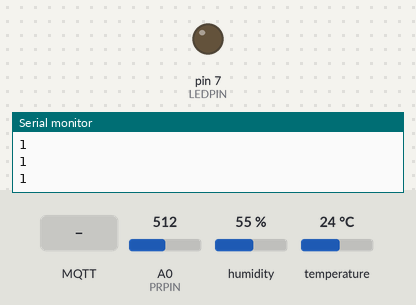
The sketch below on a simulated Arduino Uno, built for the host (arithmetic inside an expression is 32-bit, double 64-bit). Parts: output pins drawn as LEDs (lit = HIGH), the last lines printed to the serial monitor. The inputs (shaded band) are chosen by the test bench; at power-on: A0 (PRPIN) = 512, humidity 55 %, temperature 24 °C. WiFi joins after 1.5 s; servers stay silent unless stated; no MQTT or app messages arrive unless stated.

Above: at 4.7 s.
4.8 s: MQTT message "switch" arrives on the first subscribed topic
At 6.8 s:
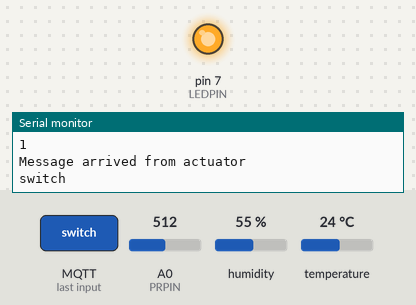
7.1 s: MQTT message "on" arrives on the first subscribed topic
9.2 s: MQTT message "off" arrives on the first subscribed topic
Timing chart, 0 to 12.2 s (numbered marks = the images above; inputs shaded):
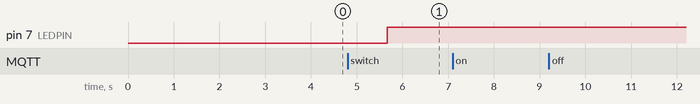

Measured:
- after the input at 4.8 s, pin 7 (LEDPIN): LOW → HIGH after 0.87 s

The sketch:

IoT_sensors_led.ino
```cpp
//// LIBRARIES
#include <DHT.h>
#include <SPI.h>
#include <PubSubClient.h>
#include <Ethernet.h>
#include <Wire.h>

////SENSORS
// DHT22 - temperature and humidity
#define DHTPIN 2            //Data Pin
#define DHTTYPE DHT22       // DHT 22  (AM2302)
DHT dht(DHTPIN, DHTTYPE);

// photoresistance
int PRPIN = A0;


//// ACTUATORS
// led
int LEDPIN = 7;
int state = 0;


//// SERVER
// MQTT connection
#define MQTT_SERVER "m23.cloudmqtt.com"       //MQTT Server
#define MQTT_TOPIC "arduino"                   //TOPIC to Publish
const char* mqttUser = "fhuaqwke";
const char* mqttPassword = "CqSslASh3VrS";

//Ethernet Shield Setup - Start.
byte mac[] = {
  0xDE, 0xAD, 0xBE, 0xEF, 0xFE, 0xED
};
//IPAddress ip(192, 168, 220, 24);       // IP address of the arduino
IPAddress server (34, 249, 42, 33); // IP address of the mqtt server


//Setting up mqtt client
EthernetClient ethClient;
PubSubClient client(ethClient);


void setup() {

  // Open serial communications and wait for port to open:
  Serial.begin(9600);

  // initialize DHT
  Serial.println("DHT22 Initailzied");
  dht.begin();

  // initialize led
  pinMode(LEDPIN, OUTPUT);
  digitalWrite(LEDPIN, LOW);

  // initialize RGB LED
  /*pinMode(RED, OUTPUT);
  pinMode(GREEN, OUTPUT);
  pinMode(BLUE, OUTPUT);
  digitalWrite(RED, LOW);
  digitalWrite(GREEN, LOW);
  digitalWrite(BLUE, LOW);*/

  //initialize MQTTserver
  Serial.println("Setting up server");
  Ethernet.begin(mac);
  delay(2000);

  Serial.println("Setting up server");
  client.setServer(server,17980);
  client.setCallback(callback);
  MQTT_connect();

  //subscribe
  boolean action = client.subscribe("actuator",1);
}


void loop() {

// DHT22 - temperature and humidity
  // humidity rate
  float hum = dht.readHumidity();
  // temperature (°C)
  float temp = dht.readTemperature();
  // temperature (°F)
  float f = dht.readTemperature(true);

  // Stop the program if no value returned by the sensor
  if (isnan(hum) || isnan(temp)) {
    Serial.println("Failed to read from DHT22 sensor");
    return;
  }

  // perceived temperature
  float hi = dht.computeHeatIndex(f, hum);
  hi = dht.convertFtoC(hi);

// reading from light sensor
  float lig = analogRead(PRPIN);
  if (isnan(lig)) {
     Serial.println("Failed to read from light sensor!");
     return;
  }

// mqtt connection
  //Build json object

  String jsonPayloadLig = "light : ";
    jsonPayloadLig += lig;
  String jsonPayloadDHT ="hum : ";
    jsonPayloadDHT += hum;
    jsonPayloadDHT +=", temp : ";
    jsonPayloadDHT += temp;
    jsonPayloadDHT +=", ptem : ";
    jsonPayloadDHT += hi;

  String jsonPayloadLED = "state of the light : ";
    jsonPayloadLED += state;

  if(!client.connected()){
    Serial.println("Not Connected");
  }

  const char *payloadLig = jsonPayloadLig.c_str(); // convert string to const char*
  Serial.println(jsonPayloadLig);

  const char *payloadDHT = jsonPayloadDHT.c_str(); // convert string to const char*
  Serial.println(jsonPayloadDHT);

  const char *payloadLED = jsonPayloadLED.c_str(); // convert string to const char*
  Serial.println(jsonPayloadLED);


  String jsonPayloadValL = " ";
    jsonPayloadValL += lig;
  const char *payloadValL = jsonPayloadValL.c_str();

  //publish light
  boolean resultL = client.publish("light", payloadValL);
  Serial.println(resultL);

  //publish DHT
  boolean resultDHT = client.publish("DHT", payloadDHT);
  Serial.println(resultDHT);

  //publish state of the LED
  boolean resultLED = client.publish("led", payloadLED);
  Serial.println(resultLED);

  client.loop();
  delay(2000);
}


// Function to connect and reconnect as necessary to the MQTT server.
// Should be called in the loop function and it will take care if connecting.
void MQTT_connect() {
     Serial.println("Not connected1");
     boolean connectionResult = client.connect("pjd-mqtt",mqttUser,mqttPassword,MQTT_TOPIC,1,0,"Test Connection");
     Serial.println(connectionResult);
     Serial.println("MQTT Connected! ");
     if(!client.connected()){
      client.connect("pjd-mqtt",mqttUser,mqttPassword,MQTT_TOPIC,1,0,"Test Connection");
  }

}


void callback(char* topic, byte* payload, unsigned int length) {
    Serial.print("Message arrived from ");
    Serial.println(topic);
    String message = "";
    for (int i=0;i<length;i++) {
      char receivedChar = (char)payload[i];
      message += receivedChar;
      Serial.print(receivedChar);
    }
      if (message == "switch" && state == 0){
        digitalWrite(LEDPIN, HIGH);
        state = 1;
        //Serial.println("ON");
      }
      else if (message == "switch" && state == 1){
        digitalWrite(LEDPIN, LOW);
        state = 0;
        //Serial.println("OFF");
      }
  Serial.println();
}
```
